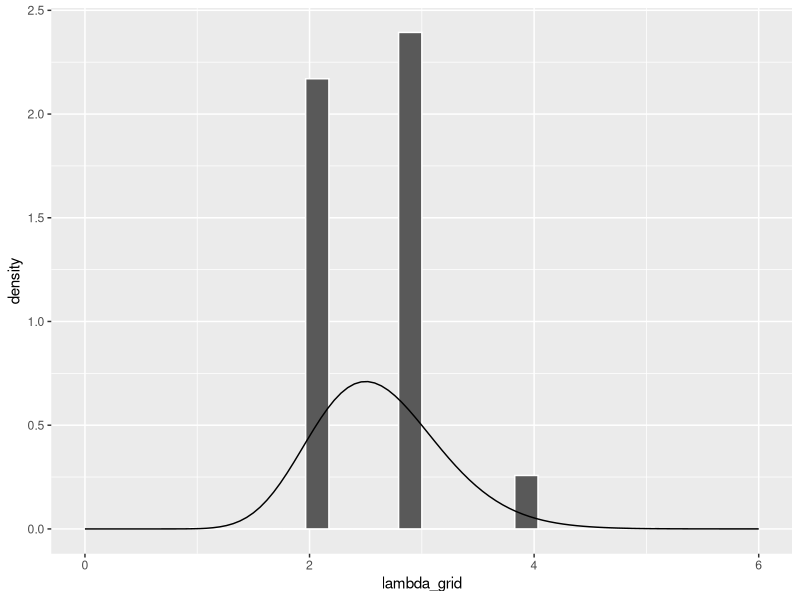
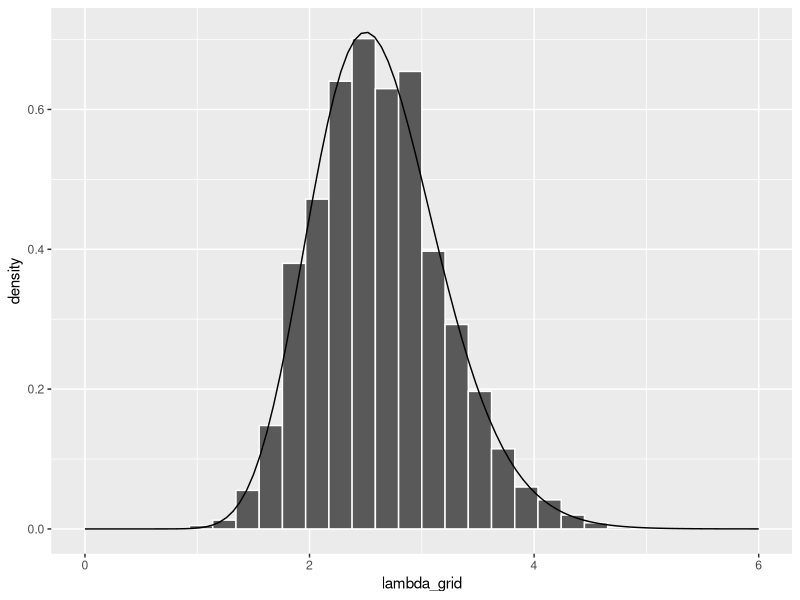

The R source for these figures, in order:
library(tidyverse)

### a

# Step 1: Define a grid of 501 lambda values
grid_data   <- data.frame(lambda_grid = seq(from = 0, to = 8,
                                            length = 9))

# Step 2: Evaluate the prior & likelihood at each lambda
grid_data <- grid_data %>% 
  mutate(prior = dgamma(lambda_grid, 20, 5),
         likelihood = dpois(0, lambda_grid) * 
           dpois(1, lambda_grid) * 
           dpois(0, lambda_grid))

# Step 3: Approximate the posterior
grid_data <- grid_data %>% 
  mutate(unnormalized = likelihood * prior,
         posterior = unnormalized / sum(unnormalized))

# Set the seed
set.seed(84735)

# Step 4: sample from the discretized posterior
post_sample <- sample_n(grid_data, size = 10000, 
                        weight = posterior, replace = TRUE)


# Histogram of the grid simulation with posterior pdf 
ggplot(post_sample, aes(x = lambda_grid)) + 
  geom_histogram(aes(y = ..density..), color = "white") + 
  stat_function(fun = dgamma, args = list(21,8)) + 
  lims(x = c(0, 6))

### b

# Step 1: Define a grid of 501 lambda values
grid_data   <- data.frame(lambda_grid = seq(from = 0, to = 8,
                                            length = 201))

# Step 2: Evaluate the prior & likelihood at each lambda
grid_data <- grid_data %>% 
  mutate(prior = dgamma(lambda_grid, 20, 5),
         likelihood = dpois(0, lambda_grid) * 
           dpois(1, lambda_grid) * 
           dpois(0, lambda_grid))

# Step 3: Approximate the posterior
grid_data <- grid_data %>% 
  mutate(unnormalized = likelihood * prior,
         posterior = unnormalized / sum(unnormalized))

# Set the seed
set.seed(84735)

# Step 4: sample from the discretized posterior
post_sample <- sample_n(grid_data, size = 10000, 
                        weight = posterior, replace = TRUE)


# Histogram of the grid simulation with posterior pdf 
ggplot(post_sample, aes(x = lambda_grid)) + 
  geom_histogram(aes(y = ..density..), color = "white") + 
  stat_function(fun = dgamma, args = list(21,8)) + 
  lims(x = c(0, 6))
